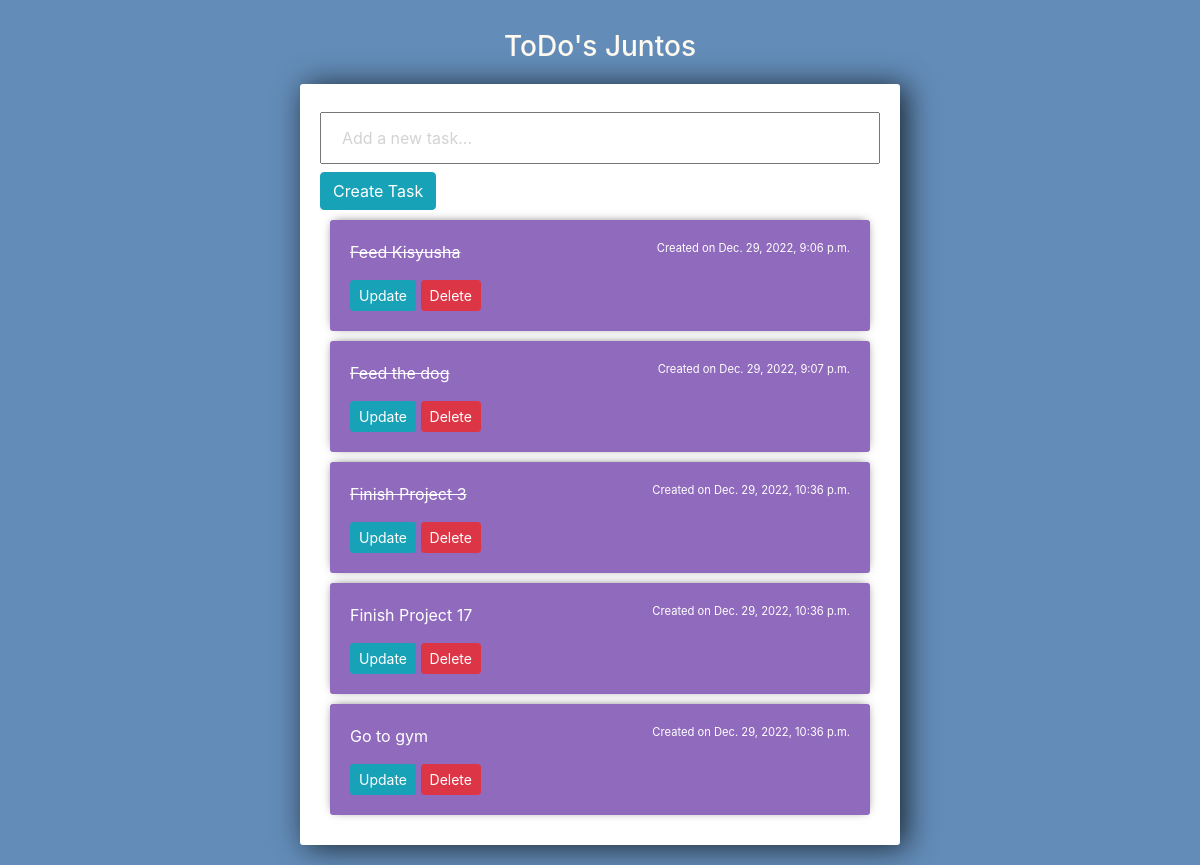
The page / on the database its author committed.
### todo_app/models.py (models this page shows)
class Task(models.Model):
    title = models.CharField(max_length=200)
    completion = models.BooleanField(default=False)
    created = models.DateTimeField(auto_now_add=True)
    def __str__(self):
        return self.title

### todo_app/views.py (the view)
# urls.py: path('', views.index, name="index"),
def index(request):
    tasks = Task.objects.all()
    form = TaskForm()
    if request.method == "POST":
        form = TaskForm(request.POST)
        if form.is_valid():
            form.save()
        return redirect('/')
    context = {'tasks':tasks, 'form':form}
    return render(request, 'todo_app/list.html', context)

### todo_app/forms.py
class TaskForm(forms.ModelForm):
    title = forms.CharField(widget=forms.TextInput(attrs={'placeholder':'Add a new task...'}))
    class Meta:
        model = Task
        fields = '__all__'

### todo_app/templates/todo_app/list.html (shortened to what this page needs)
<!DOCTYPE html>
<html lang="en">
<head>
    <link rel="stylesheet" href="https://stackpath.bootstrapcdn.com/bootstrap/4.3.1/css/bootstrap.min.css"
>
</head>
<body>
<h3>ToDo's Juntos</h3>
<div class="center-column">
    <form method="POST">
        {{form.title}}
        <button class="btn btn-info" type="submit">Create Task</button>
    </form>
    <div class="todo-list">
        {% for task in tasks%}
        <div class="item-row">
            {% if task.completion %}
            <div class="title">
                <p><strike>{{task}}</strike></p>
                <span>Created on {{task.created}}</span>
            </div>
            {% else %}
            <div class="title">
                <p>{{task}}</p>
                <span>Created on {{task.created}}</span>
            </div>
            {% endif %}
            <a class="btn btn-sm btn-info" href="{% url 'update_task' task.id %}">Update</a>
            <a class="btn btn-sm btn-danger" href="{% url 'delete_task' task.id %}">Delete</a>
        </div>
    {%endfor%}
    </div>
</div>
</body>
</html>

### todo_app/templates/todo_app/list.html (style rules this page uses)
body { background-color: #638CB8; }
input { width: 100%; padding: 12px 20px; margin: 8px 0; box-sizing: border-box; }
input::placeholder { color: #d3d3d3; }
.center-column { width:600px; margin: 20px auto; padding:20px; background-color: #fff; border-radius: 3px; box-shadow: 6px 2px 30px 0px rgba(0,0,0,0.75); }
.item-row { background-color: #906abd; margin: 10px; padding: 20px; border-radius: 3px; color: #fff; font-size: 16px; box-shadow: 0px -1px 10px -4px rgba(0,0,0,0.75); }
h3 { text-align:center; color: floralwhite; padding-top:30px; }
span { font-size:.7em; }
.title { display:flex; justify-content:space-between; }

### rows shown on the page
Task: title "Feed Kisyusha", created "Dec. 29, 2022, 9:06 p.m."
Task: title "Feed the dog", created "Dec. 29, 2022, 9:07 p.m."
Task: title "Finish Project 3", created "Dec. 29, 2022, 10:36 p.m."
Task: title "Finish Project 17", created "Dec. 29, 2022, 10:36 p.m."
Task: title "Go to gym", created "Dec. 29, 2022, 10:36 p.m."
